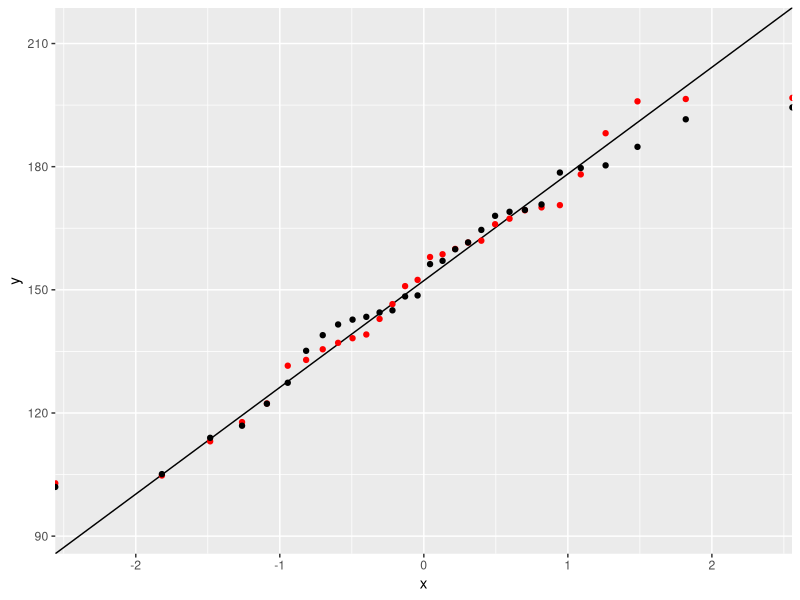

R code for this plot:
# I am going to create a qq plot

# what the hell was i even trying

# First lets get the variable in one uniform and one normal
 var1 <- runif(30,100,200)
 var2 <- rnorm(30,mean = mean(var1),sd = sd(var1))
# Now I will create nearly 100 quantiles and there z value for norm
 z_values <- qnorm(seq(0,1,1/100))
# for these values i need to find the real values
 real_values <- mean(var1) + z_values*sd(var1)
 library(ggplot2)
 var1_order <- var1[order(var1)]
var2_order <- var2[order(var2)] 
quantiles_values <- seq(0,1,1/29)
z_quantile <- qnorm(quantiles_values)
df1 <- data.frame(x = z_values, y =  real_values)
df2 <- data.frame(Quantiles = quantiles_values, Variable1 = var1_order,
                  Variable2 = var2_order, z = z_quantile)
p <- ggplot(df1,aes(x,y)) + geom_line()
p1 <- p + geom_point(data=df2,aes(z,Variable1),color="red")
p1 + geom_point(data=df2,aes(z,Variable2))
